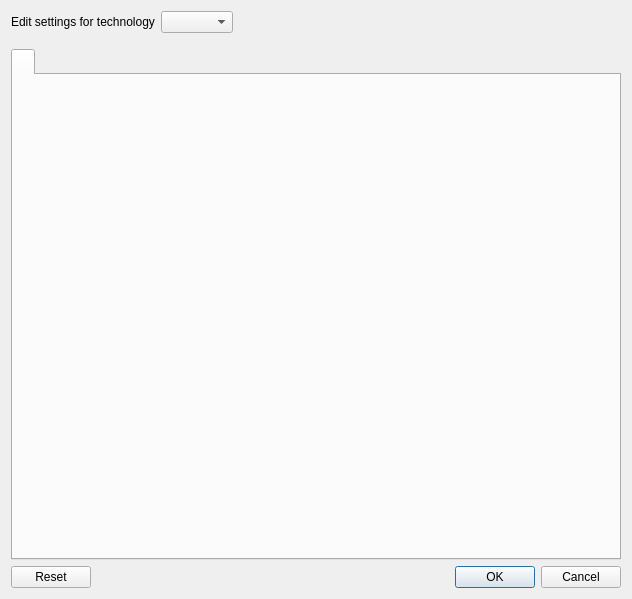
<?xml version="1.0" encoding="UTF-8"?>
<ui version="4.0">
 <class>SaveLayoutOptionsDialog</class>
 <widget class="QDialog" name="SaveLayoutOptionsDialog">
  <property name="windowModality">
   <enum>Qt::ApplicationModal</enum>
  </property>
  <property name="geometry">
   <rect>
    <x>0</x>
    <y>0</y>
    <width>632</width>
    <height>599</height>
   </rect>
  </property>
  <property name="windowTitle">
   <string/>
  </property>
  <layout class="QVBoxLayout" name="verticalLayout">
   <item>
    <widget class="QFrame" name="frame_2">
     <property name="frameShape">
      <enum>QFrame::NoFrame</enum>
     </property>
     <property name="frameShadow">
      <enum>QFrame::Raised</enum>
     </property>
     <layout class="QHBoxLayout">
      <property name="spacing">
       <number>6</number>
      </property>
      <property name="leftMargin">
       <number>0</number>
      </property>
      <property name="topMargin">
       <number>0</number>
      </property>
      <property name="rightMargin">
       <number>0</number>
      </property>
      <property name="bottomMargin">
       <number>0</number>
      </property>
      <item>
       <widget class="QLabel" name="label_2">
        <property name="text">
         <string>Edit settings for technology</string>
        </property>
       </widget>
      </item>
      <item>
       <widget class="QComboBox" name="tech_cbx"/>
      </item>
      <item>
       <spacer>
        <property name="orientation">
         <enum>Qt::Horizontal</enum>
        </property>
        <property name="sizeHint" stdset="0">
         <size>
          <width>40</width>
          <height>20</height>
         </size>
        </property>
       </spacer>
      </item>
     </layout>
    </widget>
   </item>
   <item>
    <spacer name="verticalSpacer">
     <property name="orientation">
      <enum>Qt::Vertical</enum>
     </property>
     <property name="sizeHint" stdset="0">
      <size>
       <width>20</width>
       <height>10</height>
      </size>
     </property>
    </spacer>
   </item>
   <item>
    <widget class="QTabWidget" name="options_tab">
     <property name="sizePolicy">
      <sizepolicy hsizetype="Preferred" vsizetype="Expanding">
       <horstretch>0</horstretch>
       <verstretch>1</verstretch>
      </sizepolicy>
     </property>
     <property name="currentIndex">
      <number>0</number>
     </property>
     <widget class="QWidget" name="options_stackPage1">
      <attribute name="title">
       <string/>
      </attribute>
     </widget>
    </widget>
   </item>
   <item>
    <widget class="QDialogButtonBox" name="buttonBox">
     <property name="orientation">
      <enum>Qt::Horizontal</enum>
     </property>
     <property name="standardButtons">
      <set>QDialogButtonBox::Cancel|QDialogButtonBox::Ok|QDialogButtonBox::Reset</set>
     </property>
    </widget>
   </item>
  </layout>
 </widget>
 <tabstops>
  <tabstop>buttonBox</tabstop>
 </tabstops>
 <resources/>
 <connections>
  <connection>
   <sender>buttonBox</sender>
   <signal>rejected()</signal>
   <receiver>SaveLayoutOptionsDialog</receiver>
   <slot>reject()</slot>
   <hints>
    <hint type="sourcelabel">
     <x>316</x>
     <y>260</y>
    </hint>
    <hint type="destinationlabel">
     <x>286</x>
     <y>274</y>
    </hint>
   </hints>
  </connection>
 </connections>
</ui>
